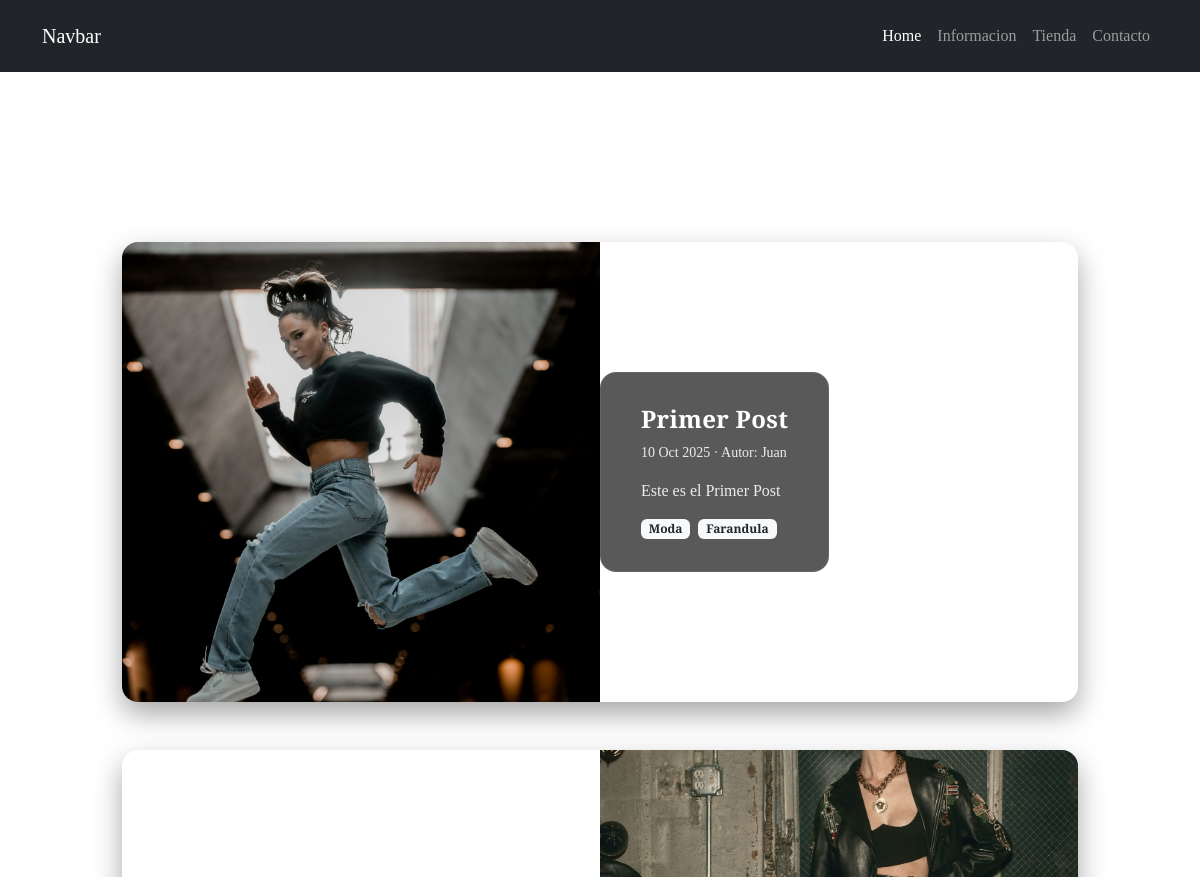
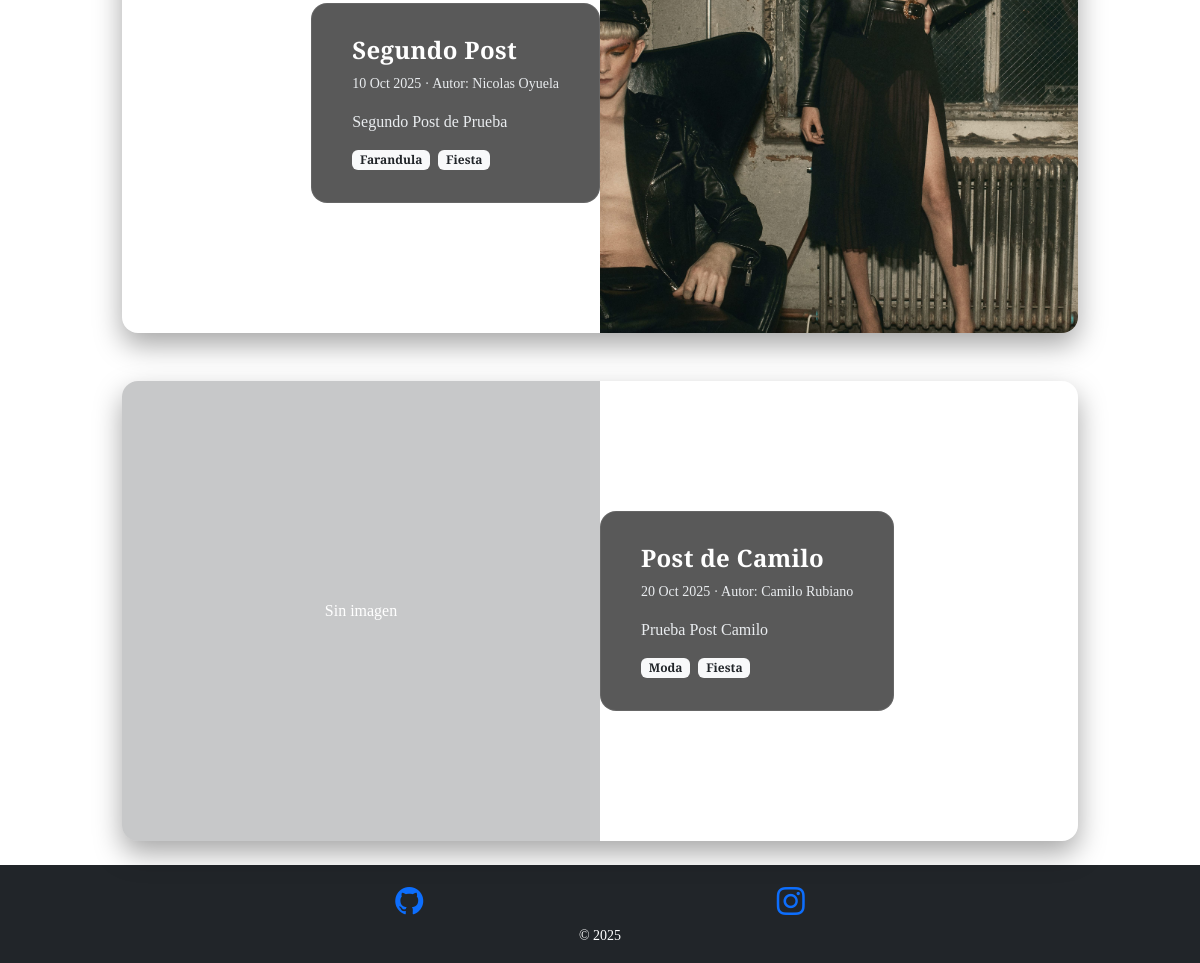
The page /informacion/ on the database its author committed (2 pictures, top to bottom).
### informacion/models.py (models this page shows, shortened)
class Post(models.Model):
    titulo = models.CharField(max_length=50)
    contenido = models.TextField(max_length=100)
    imagen = models.ImageField(upload_to="informacion", null=True, blank=True)
    autor = models.ForeignKey(User, on_delete=models.PROTECT)
    categorias = models.ManyToManyField(Categoria)
    created = models.DateTimeField(auto_now_add=True)
    updated = models.DateTimeField(auto_now=True)
    class Meta:
        verbose_name = 'post'
        verbose_name_plural = 'posts'

class Categoria(models.Model):
    nombre = models.CharField(max_length=50, validators=[RegexValidator(
    regex=r"^[A-Za-zÁÉÍÓÚáéíóúÜüÑñ' -]+$",
    message="Solo se permiten letras, espacios, guiones y apóstrofes."
)])
    created = models.DateTimeField(auto_now_add=True)
    updated = models.DateTimeField(auto_now=True)
    class Meta:
        verbose_name = 'categoria'
        verbose_name_plural = 'categorias'

### informacion/views.py (the view)
# urls.py: path('informacion/', include('informacion.urls')),
def informacion(request):
    posts = Post.objects.all()
    return render(request, "informacion/informacion.html", {"posts": posts})

### informacion/templates/informacion/informacion.html
{% extends "TiendaGenesisApp/base.html" %}
{% load static %}
{% block content %}
<div class="informacion-page">
  <div class="container">
        <article class="text-center mt-5">
        <h1>Informacion</h1>
    </article>
  </div>
  {% for post in posts %}
<section class="py-4">
  <div class="container">
    <div class="row justify-content-center">
      <div class="col-12 gc-wrap">
        <div class="row g-0 align-items-center gc-card">
          {% with is_even=forloop.counter|divisibleby:2 %}
            <div class="col-12 col-md-6 gc-img {% if is_even %}order-md-2{% endif %}">
              {% if post.imagen %}
                <img src="{{ post.imagen.url }}" alt="{{ post.titulo }}">
              {% else %}
                <div class="w-100 h-100 d-flex align-items-center justify-content-center bg-dark bg-opacity-25">
                  <span class="text-light-50">Sin imagen</span>
                </div>
              {% endif %}
            </div>
            <div class="col-12 col-md-6 d-flex {% if is_even %}order-md-1 justify-content-md-end{% endif %}">
              <div class="gc-panel gc-panel-compact my-3 my-md-0">
                <h2 class="h4 gc-title mb-2">{{ post.titulo }}</h2>
              <p class="gc-text small mb-3">
                {{ post.created|date:"d M Y" }}
                · Autor:
                {% if post.autor %}
                  {{ post.autor.get_full_name|default:post.autor.username }}
                {% else %}
                  —
                {% endif %}
              </p>
              <p class="gc-text mb-3">{{ post.contenido }}</p>
            <div class="d-flex flex-wrap gap-2">
              {% for categoria in post.categorias.all %}
                <span class="badge bg-light text-dark">{{ categoria.nombre }}</span>
              {% empty %}
                <span class="text-muted small">Sin categorías</span>
              {% endfor %}
            </div>
            </div>
          </div>
          {% endwith %}
        </div>
      </div>
    </div>
  </div>
</section>
  {% endfor %}
</div>
{% endblock %}

### TiendaGenesisApp/static/TiendaGenesisApp/css/styles.css (style rules this page uses)
:root { --first-color: rgb(0, 0, 0); --first-alpha-color: rgb(0, 0, 0.75); --second-color: rgb(30, 30, 30); --second-alpha-color: rgb(50, 50, 50); --third-color: rgb(221, 201, 201);; --bg-color: rgb(255, 255, 255); --bg-alpha-color: rgb(255, 255, 255, 0.75); }
body { font-family: "PT Serif", serif; color: var(--bg-color); background-image: url(../img/fondo.png); background-repeat: no-repeat; background-size: cover; background-position: center center; }
h1 { color: var(--bg-color); font-size: 75px; font: bold; }

### rows shown on the page
Post: imagen (picture), titulo "Primer Post", created "10 Oct 2025", autor.get_full_name "Juan", contenido "Este es el Primer Post"
Categoria: nombre "Moda"
Categoria: nombre "Farandula"
Post: imagen (picture), titulo "Segundo Post", created "10 Oct 2025", autor.get_full_name "Nicolas Oyuela", contenido "Segundo Post de Prueba"
Categoria: nombre "Fiesta"
Post: imagen "Sin imagen", titulo "Post de Camilo", created "20 Oct 2025", autor.get_full_name "Camilo Rubiano", contenido "Prueba Post Camilo"
